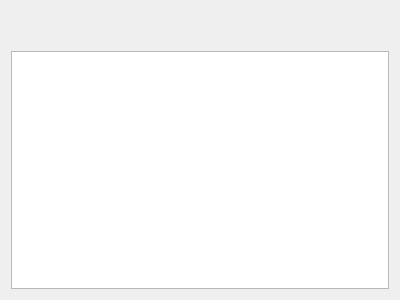
<?xml version="1.0" encoding="UTF-8"?>
<ui version="4.0">
 <class>Widget</class>
 <widget class="QWidget" name="Widget">
  <property name="geometry">
   <rect>
    <x>0</x>
    <y>0</y>
    <width>400</width>
    <height>300</height>
   </rect>
  </property>
  <property name="windowTitle">
   <string>DirExtWin</string>
  </property>
  <property name="windowIcon">
   <iconset resource="resources.qrc">
    <normaloff>:/images/magnifying_glass.png</normaloff>:/images/magnifying_glass.png</iconset>
  </property>
  <layout class="QVBoxLayout" name="verticalLayout">
   <item>
    <widget class="QLabel" name="labelDir">
     <property name="text">
      <string/>
     </property>
     <property name="wordWrap">
      <bool>true</bool>
     </property>
    </widget>
   </item>
   <item>
    <widget class="QLabel" name="labelProgress">
     <property name="text">
      <string/>
     </property>
    </widget>
   </item>
   <item>
    <widget class="QTableView" name="tableView">
     <property name="alternatingRowColors">
      <bool>true</bool>
     </property>
     <property name="sortingEnabled">
      <bool>true</bool>
     </property>
     <attribute name="verticalHeaderCascadingSectionResizes">
      <bool>true</bool>
     </attribute>
    </widget>
   </item>
  </layout>
 </widget>
 <layoutdefault spacing="6" margin="11"/>
 <resources>
  <include location="resources.qrc"/>
 </resources>
 <connections/>
</ui>
